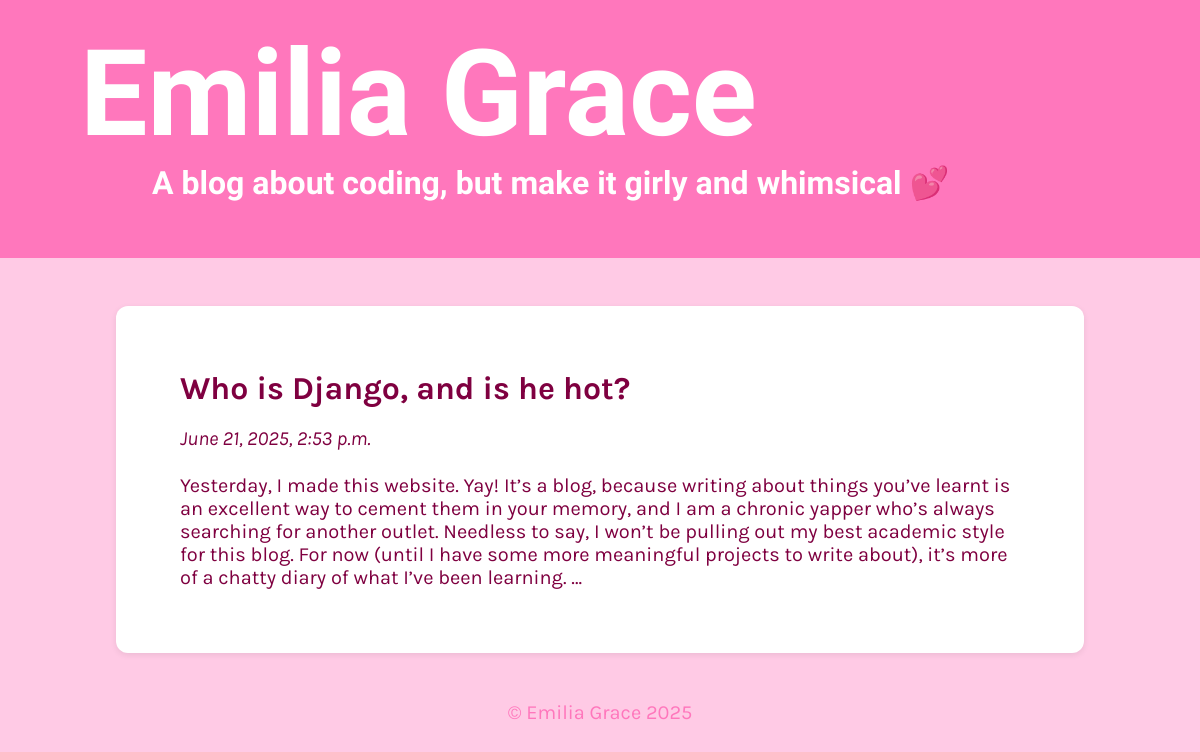
The page / on the database its author committed.
### blog/models.py (models this page shows, shortened)
class BlogPost(models.Model):
    title = models.CharField(max_length=200)
    content = models.TextField()
    slug = models.SlugField(blank=True, null=True)
    published_date = models.DateTimeField(auto_now_add=True)
    use_code_highlighting = models.BooleanField(default=False)
    def get_absolute_url(self):
        return reverse('blog_detail', kwargs={'slug': self.slug})

### blog/views.py (the view)
# urls.py: path('', views.home, name='home'),
def home(request):
    posts = BlogPost.objects.order_by('-published_date')
    return render(request, 'home.html', {'posts': posts})

### templates/home.html (shortened to what this page needs)
{% extends "base.html" %}
{% load static %}
{% block body_class %}home-page{% endblock %}
{% block content %}
    {% for post in posts %}
        <div class="blog-post">
            <a href="{{ post.get_absolute_url }}" style="text-decoration: none; color: inherit;">
                <h2>{{ post.title }}</h2>
                <p><em>{{ post.published_date }}</em></p>
                <div>{{ post.content|truncatewords:75 }}</div>
            </a>
        </div>
    {% empty %}
    <p>No posts yet.</p>
    {% endfor %}
{% endblock %}

### templates/base.html (style rules this page uses)
body { background-color: #ffcae5; margin: 0; font-size: 1.25rem; color: #7f0040; font-family: "Karla", sans-serif; }
.blog-post { margin: 3rem auto; width: 70vw; max-width: 1200px; background-color: #ffffff; border-radius: 12px; box-shadow: 0 2px 6px rgba(0, 0, 0, 0.08); padding: 4rem; margin-bottom: 2rem; color: #7f0040; }
.blog-post h2 { margin-top: 0; margin-bottom: 0; font-size: 2rem; }
.blog-post p { font-size: 1.25rem; margin-bottom: 1.5rem; }

### rows shown on the page
BlogPost: title "Who is Django, and is he hot?", published_date "June 21, 2025, 2:53 p.m.", content "Yesterday, I made this website. Yay! It’s a blog, because writing about things you’ve learnt is an excellent way to cement them in your memory, and I am a chronic yapper who’s always searching for another outlet. Needless to say, I won’t be pulling out my best academic style for this blog. For now (until I have some more meaningful projects to write about), it’s more of a chatty diary of what I’ve been learning. …"
